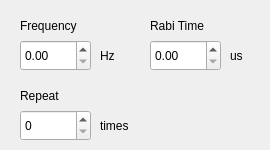
    <widget class="QWidget" name="tab_5">
     <attribute name="title">
      <string>Costomized</string>
     </attribute>
     <widget class="QLabel" name="label_28">
      <property name="geometry">
       <rect>
        <x>100</x>
        <y>40</y>
        <width>31</width>
        <height>31</height>
       </rect>
      </property>
      <property name="font">
       <font>
        <family>Arial</family>
        <pointsize>9</pointsize>
        <weight>50</weight>
        <bold>false</bold>
        <strikeout>false</strikeout>
       </font>
      </property>
      <property name="text">
       <string>Hz</string>
      </property>
     </widget>
     <widget class="QLabel" name="label_21">
      <property name="geometry">
       <rect>
        <x>150</x>
        <y>10</y>
        <width>91</width>
        <height>31</height>
       </rect>
      </property>
      <property name="font">
       <font>
        <family>Arial</family>
        <pointsize>9</pointsize>
        <weight>50</weight>
        <bold>false</bold>
        <strikeout>false</strikeout>
       </font>
      </property>
      <property name="text">
       <string>Rabi Time</string>
      </property>
     </widget>
     <widget class="QDoubleSpinBox" name="doubleSpinBox_custTime">
      <property name="geometry">
       <rect>
        <x>150</x>
        <y>40</y>
        <width>71</width>
        <height>31</height>
       </rect>
      </property>
      <property name="font">
       <font>
        <family>Arial</family>
        <pointsize>9</pointsize>
        <weight>50</weight>
        <bold>false</bold>
        <strikeout>false</strikeout>
       </font>
      </property>
      <property name="layoutDirection">
       <enum>Qt::LeftToRight</enum>
      </property>
      <property name="alignment">
       <set>Qt::AlignLeading|Qt::AlignLeft|Qt::AlignVCenter</set>
      </property>
      <property name="maximum">
       <double>999999.989999999990687</double>
      </property>
     </widget>
     <widget class="QDoubleSpinBox" name="doubleSpinBox_custF">
      <property name="geometry">
       <rect>
        <x>20</x>
        <y>40</y>
        <width>71</width>
        <height>31</height>
       </rect>
      </property>
      <property name="font">
       <font>
        <family>Arial</family>
        <pointsize>9</pointsize>
        <weight>50</weight>
        <bold>false</bold>
        <strikeout>false</strikeout>
       </font>
      </property>
      <property name="layoutDirection">
       <enum>Qt::LeftToRight</enum>
      </property>
      <property name="alignment">
       <set>Qt::AlignLeading|Qt::AlignLeft|Qt::AlignVCenter</set>
      </property>
      <property name="maximum">
       <double>999999.989999999990687</double>
      </property>
     </widget>
     <widget class="QLabel" name="label_29">
      <property name="geometry">
       <rect>
        <x>20</x>
        <y>80</y>
        <width>91</width>
        <height>31</height>
       </rect>
      </property>
      <property name="font">
       <font>
        <family>Arial</family>
        <pointsize>9</pointsize>
        <weight>50</weight>
        <bold>false</bold>
        <strikeout>false</strikeout>
       </font>
      </property>
      <property name="text">
       <string>Repeat</string>
      </property>
     </widget>
     <widget class="QLabel" name="label_23">
      <property name="geometry">
       <rect>
        <x>230</x>
        <y>40</y>
        <width>31</width>
        <height>31</height>
       </rect>
      </property>
      <property name="font">
       <font>
        <family>Arial</family>
        <pointsize>9</pointsize>
        <weight>50</weight>
        <bold>false</bold>
        <strikeout>false</strikeout>
       </font>
      </property>
      <property name="text">
       <string>us</string>
      </property>
     </widget>
     <widget class="QSpinBox" name="spinBox_custreapeat">
      <property name="geometry">
       <rect>
        <x>20</x>
        <y>110</y>
        <width>71</width>
        <height>31</height>
       </rect>
      </property>
      <property name="font">
       <font>
        <family>Arial</family>
        <pointsize>9</pointsize>
        <weight>50</weight>
        <bold>false</bold>
        <strikeout>false</strikeout>
       </font>
      </property>
     </widget>
     <widget class="QLabel" name="label_22">
      <property name="geometry">
       <rect>
        <x>20</x>
        <y>10</y>
        <width>131</width>
        <height>31</height>
       </rect>
      </property>
      <property name="font">
       <font>
        <family>Arial</family>
        <pointsize>9</pointsize>
        <weight>50</weight>
        <bold>false</bold>
        <strikeout>false</strikeout>
       </font>
      </property>
      <property name="text">
       <string>Frequency </string>
      </property>
     </widget>
     <widget class="QLabel" name="label_27">
      <property name="geometry">
       <rect>
        <x>100</x>
        <y>110</y>
        <width>41</width>
        <height>31</height>
       </rect>
      </property>
      <property name="font">
       <font>
        <family>Arial</family>
        <pointsize>9</pointsize>
        <weight>50</weight>
        <bold>false</bold>
        <strikeout>false</strikeout>
       </font>
      </property>
      <property name="text">
       <string>times</string>
      </property>
     </widget>
    </widget>
